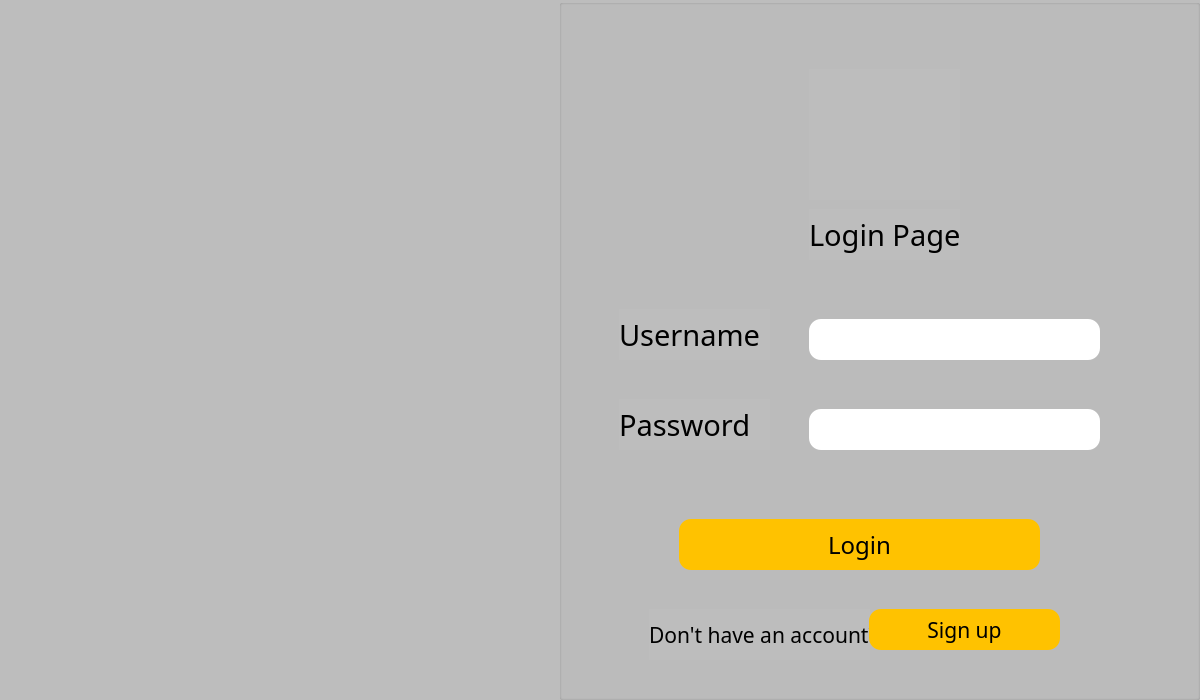
<?xml version="1.0" encoding="UTF-8"?>
<ui version="4.0">
 <class>LoginPage</class>
 <widget class="QWidget" name="LoginPage">
  <property name="geometry">
   <rect>
    <x>0</x>
    <y>0</y>
    <width>1200</width>
    <height>700</height>
   </rect>
  </property>
  <property name="windowTitle">
   <string>LoginPage</string>
  </property>
  <property name="styleSheet">
   <string notr="true">background-color: #BDBDBD;</string>
  </property>
  <widget class="QLabel" name="pic">
   <property name="geometry">
    <rect>
     <x>-2</x>
     <y>0</y>
     <width>561</width>
     <height>701</height>
    </rect>
   </property>
   <property name="text">
    <string/>
   </property>
  </widget>
  <widget class="QGroupBox" name="groupBox">
   <property name="geometry">
    <rect>
     <x>559</x>
     <y>-1</y>
     <width>641</width>
     <height>701</height>
    </rect>
   </property>
   <property name="title">
    <string/>
   </property>
   <widget class="QLabel" name="user">
    <property name="geometry">
     <rect>
      <x>250</x>
      <y>70</y>
      <width>151</width>
      <height>131</height>
     </rect>
    </property>
    <property name="text">
     <string/>
    </property>
   </widget>
   <widget class="QLabel" name="label_2">
    <property name="geometry">
     <rect>
      <x>250</x>
      <y>210</y>
      <width>151</width>
      <height>51</height>
     </rect>
    </property>
    <property name="font">
     <font>
      <family>BAXAUTRIAL</family>
      <pointsize>22</pointsize>
     </font>
    </property>
    <property name="text">
     <string>Login Page</string>
    </property>
   </widget>
   <widget class="QLabel" name="label_3">
    <property name="geometry">
     <rect>
      <x>60</x>
      <y>310</y>
      <width>151</width>
      <height>51</height>
     </rect>
    </property>
    <property name="font">
     <font>
      <family>BAXAUTRIAL</family>
      <pointsize>22</pointsize>
     </font>
    </property>
    <property name="text">
     <string>Username</string>
    </property>
   </widget>
   <widget class="QLabel" name="label_4">
    <property name="geometry">
     <rect>
      <x>60</x>
      <y>400</y>
      <width>151</width>
      <height>51</height>
     </rect>
    </property>
    <property name="font">
     <font>
      <family>BAXAUTRIAL</family>
      <pointsize>22</pointsize>
     </font>
    </property>
    <property name="text">
     <string>Password</string>
    </property>
   </widget>
   <widget class="QLineEdit" name="name">
    <property name="geometry">
     <rect>
      <x>250</x>
      <y>320</y>
      <width>291</width>
      <height>41</height>
     </rect>
    </property>
    <property name="styleSheet">
     <string notr="true">background-color: white;
border-radius: 12;
color: black;</string>
    </property>
   </widget>
   <widget class="QLineEdit" name="pass">
    <property name="geometry">
     <rect>
      <x>250</x>
      <y>410</y>
      <width>291</width>
      <height>41</height>
     </rect>
    </property>
    <property name="styleSheet">
     <string notr="true">background-color: white;
border-radius: 12;
color: black;</string>
    </property>
   </widget>
   <widget class="QPushButton" name="login">
    <property name="geometry">
     <rect>
      <x>120</x>
      <y>520</y>
      <width>361</width>
      <height>51</height>
     </rect>
    </property>
    <property name="font">
     <font>
      <family>BAXAUTRIAL</family>
      <pointsize>18</pointsize>
     </font>
    </property>
    <property name="styleSheet">
     <string notr="true">background-color: #FFC200;
border-radius: 12;
color: black;</string>
    </property>
    <property name="text">
     <string>Login</string>
    </property>
   </widget>
   <widget class="QLabel" name="label_5">
    <property name="geometry">
     <rect>
      <x>90</x>
      <y>610</y>
      <width>221</width>
      <height>51</height>
     </rect>
    </property>
    <property name="font">
     <font>
      <family>Baskerville Old Face</family>
      <pointsize>16</pointsize>
     </font>
    </property>
    <property name="text">
     <string>Don't have an account?</string>
    </property>
   </widget>
   <widget class="QPushButton" name="signup">
    <property name="geometry">
     <rect>
      <x>310</x>
      <y>610</y>
      <width>191</width>
      <height>41</height>
     </rect>
    </property>
    <property name="font">
     <font>
      <family>BAXAUTRIAL</family>
      <pointsize>16</pointsize>
     </font>
    </property>
    <property name="styleSheet">
     <string notr="true">background-color: #FFC200;
border-radius: 12;
color: black;</string>
    </property>
    <property name="text">
     <string>Sign up</string>
    </property>
   </widget>
  </widget>
 </widget>
 <resources/>
 <connections/>
</ui>
